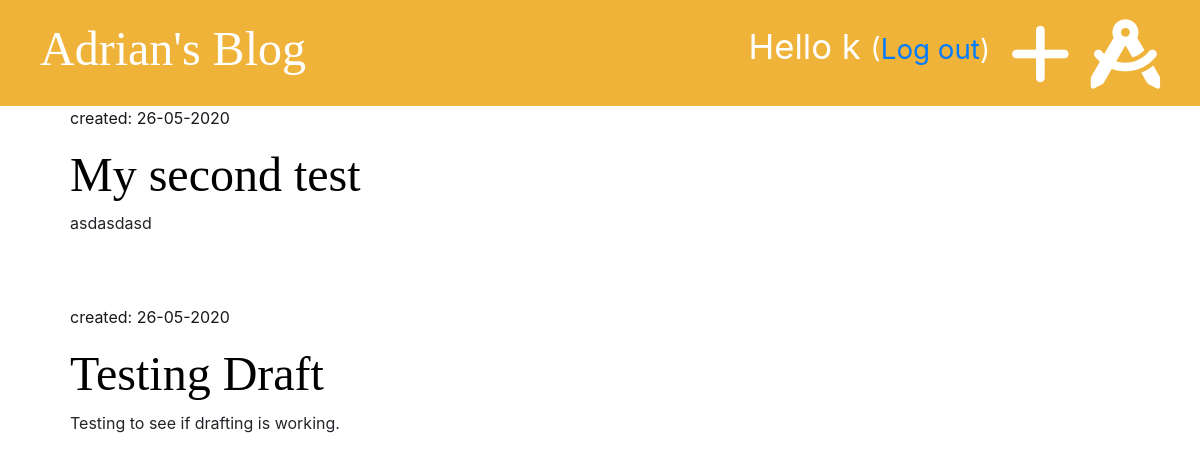
Before: /drafts/ (signed in) with the older database file.
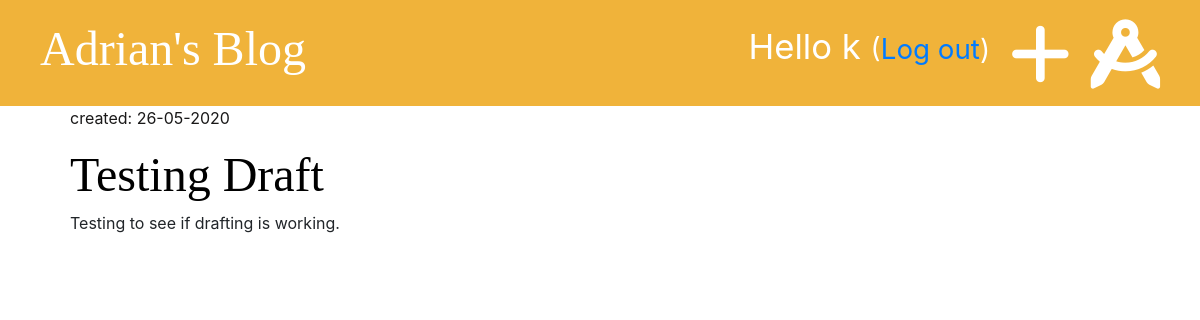
After: the same page with the newer database file.
### blog/models.py (models this page shows, shortened)
class Post(models.Model):
    author = models.ForeignKey('auth.User', on_delete=models.CASCADE)
    title = models.CharField(max_length=200)
    text = models.TextField()
    create_date = models.DateTimeField(default=timezone.now)
    published_date = models.DateTimeField(blank=True, null=True)

### blog/views.py (the view)
# urls.py: path('drafts/', views.post_draft_list, name='post_draft_list'),
@login_required
def post_draft_list(request):
    posts = Post.objects.filter(published_date__isnull=True).order_by('-create_date')
    stuff_for_frontend = {'posts': posts}
    return render(request, 'blog/post_draft_list.html', stuff_for_frontend)

### blog/templates/blog/post_draft_list.html (shortened to what this page needs)
{% extends 'blog/base.html' %}
{% block content %}
    {% for post in posts %}
        <div class="post">
            <p class="date">created: {{ post.create_date|date:'d-m-Y' }}</p>
            <h1><a href="{% url 'post_detail' pk=post.pk %}">{{ post.title }}</a></h1>
        <p>{{ post.text|truncatewords:50 }}</p>
        </div>
    {% endfor %}
{% endblock %}

Changed rows visible on the page:
no longer on this page (row edited): Post: create_date "26-05-2020", title "My second test", text "asdasdasd"
